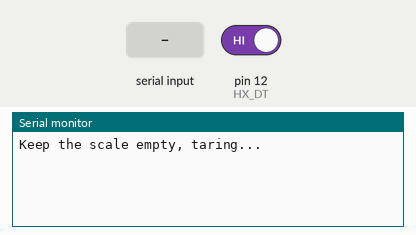
Simulated run of this sketch. Board: Arduino Nano, built with avr-gcc and run on an emulated ATmega328P. Parts: the last lines printed to the serial monitor. Inputs (shaded band) come from the test bench; at power-on: pin 12 (HX_DT) HIGH.

Above: at 0.8 s.
0.9 s: pin 12 (HX_DT) driven LOW
At 1.8 s:
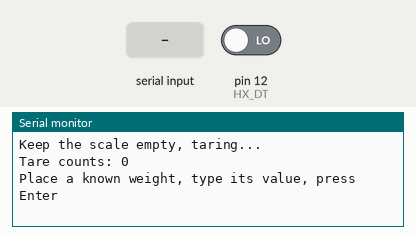
2.4 s: "90,45\n" received over Serial
At 2.73 s:
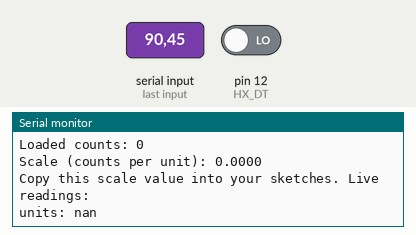

The sketch:

loadcellcalib.ino
```cpp
// Load cell with no preset scale value. The scale is calculated by weighing.
//
// Steps (Serial Monitor at 115200, line ending Newline):
//   1. Power up with the scale empty. It tares automatically.
//   2. Place a known weight on the scale.
//   3. Type the weight (for example 100) and press Enter.
//   4. It calculates counts per unit and then prints live weight.
// Units are whatever you type: grams if you enter grams.

const uint8_t HX_DT = 12;
const uint8_t HX_SCK = 10;

long tareCounts = 0;
float scale = 1.0f;               // counts per unit, found during calibration

long readRaw() {
  while (digitalRead(HX_DT) == HIGH) {}      // wait until the HX711 is ready
  noInterrupts();                            // keep SCK timing clean
  unsigned long v = 0;
  for (uint8_t i = 0; i < 24; i++) {
    digitalWrite(HX_SCK, HIGH);
    v = (v << 1) | digitalRead(HX_DT);
    digitalWrite(HX_SCK, LOW);
  }
  digitalWrite(HX_SCK, HIGH);                // 25th pulse: channel A, gain 128
  digitalWrite(HX_SCK, LOW);
  interrupts();
  if (v & 0x800000UL) v |= 0xFF000000UL;     // sign extend
  return (long)v;
}

long readAverage(uint8_t n) {
  long long sum = 0;
  for (uint8_t i = 0; i < n; i++) sum += readRaw();
  return (long)(sum / n);
}

void setup() {
  Serial.begin(115200);
  pinMode(HX_DT, INPUT);
  pinMode(HX_SCK, OUTPUT);
  digitalWrite(HX_SCK, LOW);

  Serial.println("Keep the scale empty, taring...");
  tareCounts = readAverage(30);
  Serial.print("Tare counts: ");
  Serial.println(tareCounts);

  Serial.println("Place a known weight, type its value, press Enter");
  float known = 0;
  while (known <= 0) {
    while (!Serial.available()) {}
    known = Serial.parseFloat();
    while (Serial.available()) Serial.read();   // clear leftover newline
    if (known <= 0) Serial.println("Enter a number greater than 0");
  }

  Serial.println("Measuring...");
  long loaded = readAverage(30);
  scale = (float)(loaded - tareCounts) / known;

  Serial.print("Loaded counts: ");
  Serial.println(loaded);
  Serial.print("Scale (counts per unit): ");
  Serial.println(scale, 4);
  Serial.println("Copy this scale value into your sketches. Live readings:");
}

void loop() {
  float units = (readAverage(10) - tareCounts) / scale;
  Serial.print("units: ");
  Serial.println(units, 2);
  delay(500);
}
```

Measured:
- after the input at 0.9 s, the serial monitor: prints a new line at once (image 1)
- after the input at 2.4 s, the serial monitor: prints a new line at once (image 2)
